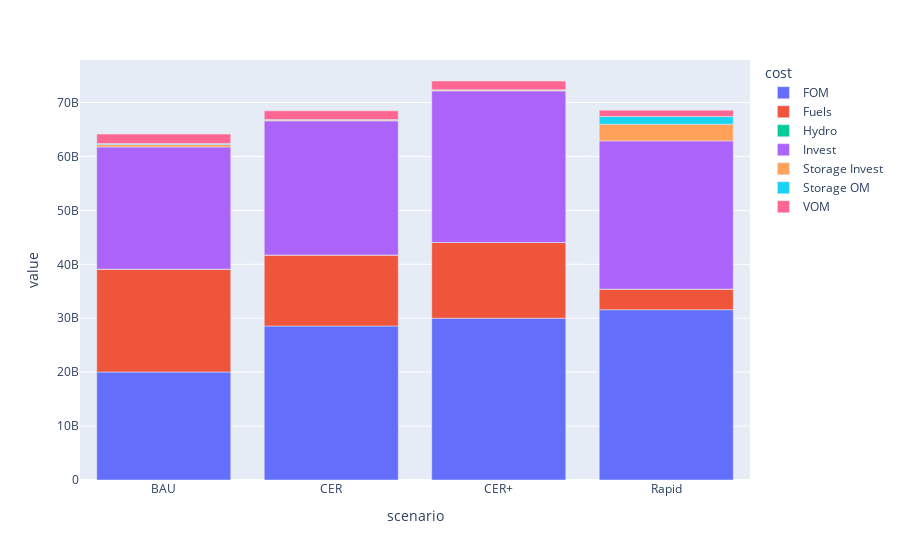

Source (notebook cell):
### Code cell
cost_dfs = []
for scenario in result_df.Scenario.unique():
    path = result_df.query(f"iteration==1 and Scenario=='{scenario}'")["ESM path"].values[0]
    cost_df = copper_total_cost_df(path)
    cost_df["scenario"] = scenario
    cost_dfs.append(cost_df)

scen_cost_df = pd.concat(cost_dfs)
scen_cost_agg = scen_cost_df.groupby(["scenario","cost"])["value"].sum().reset_index().pivot(columns="scenario", index="cost", values="value")
fig = px.bar(scen_cost_agg.T, template="plotly")
# scen_cost_agg.loc["total",:] = scen_cost_agg.sum()
fig

### Figure 1 — Plotly figure (JSON) as saved in the notebook; plotly's stock layout.template omitted (floating-point values rounded to 4 significant figures)
{"data": [{"alignmentgroup": "True", "hovertemplate": "cost=FOM<br>scenario=%{x}<br>value=%{y}<extra></extra>", "legendgroup": "FOM", "marker": {"color": "#636efa", "pattern": {"shape": ""}}, "name": "FOM", "offsetgroup": "FOM", "orientation": "v", "showlegend": true, "textposition": "auto", "type": "bar", "x": ["BAU", "CER", "CER+", "Rapid"], "xaxis": "x", "y": [20040000000.0, 28570000000.0, 30010000000.0, 31580000000.0], "yaxis": "y"}, {"alignmentgroup": "True", "hovertemplate": "cost=Fuels<br>scenario=%{x}<br>value=%{y}<extra></extra>", "legendgroup": "Fuels", "marker": {"color": "#EF553B", "pattern": {"shape": ""}}, "name": "Fuels", "offsetgroup": "Fuels", "orientation": "v", "showlegend": true, "textposition": "auto", "type": "bar", "x": ["BAU", "CER", "CER+", "Rapid"], "xaxis": "x", "y": [19070000000.0, 13160000000.0, 14050000000.0, 3823000000.0], "yaxis": "y"}, {"alignmentgroup": "True", "hovertemplate": "cost=Hydro<br>scenario=%{x}<br>value=%{y}<extra></extra>", "legendgroup": "Hydro", "marker": {"color": "#00cc96", "pattern": {"shape": ""}}, "name": "Hydro", "offsetgroup": "Hydro", "orientation": "v", "showlegend": true, "textposition": "auto", "type": "bar", "x": ["BAU", "CER", "CER+", "Rapid"], "xaxis": "x", "y": [0, 0, 0, 0], "yaxis": "y"}, {"alignmentgroup": "True", "hovertemplate": "cost=Invest<br>scenario=%{x}<br>value=%{y}<extra></extra>", "legendgroup": "Invest", "marker": {"color": "#ab63fa", "pattern": {"shape": ""}}, "name": "Invest", "offsetgroup": "Invest", "orientation": "v", "showlegend": true, "textposition": "auto", "type": "bar", "x": ["BAU", "CER", "CER+", "Rapid"], "xaxis": "x", "y": [22650000000.0, 24880000000.0, 28100000000.0, 27480000000.0], "yaxis": "y"}, {"alignmentgroup": "True", "hovertemplate": "cost=Storage Invest<br>scenario=%{x}<br>value=%{y}<extra></extra>", "legendgroup": "Storage Invest", "marker": {"color": "#FFA15A", "pattern": {"shape": ""}}, "name": "Storage Invest", "offsetgroup": "Storage Invest", "orientation": "v", "showlegend": true, "textposition": "auto", "type": "bar", "x": ["BAU", "CER", "CER+", "Rapid"], "xaxis": "x", "y": [443100000.0, 171400000.0, 156500000.0, 3090000000.0], "yaxis": "y"}, {"alignmentgroup": "True", "hovertemplate": "cost=Storage OM<br>scenario=%{x}<br>value=%{y}<extra></extra>", "legendgroup": "Storage OM", "marker": {"color": "#19d3f3", "pattern": {"shape": ""}}, "name": "Storage OM", "offsetgroup": "Storage OM", "orientation": "v", "showlegend": true, "textposition": "auto", "type": "bar", "x": ["BAU", "CER", "CER+", "Rapid"], "xaxis": "x", "y": [199300000.0, 56450000.0, 50620000.0, 1425000000.0], "yaxis": "y"}, {"alignmentgroup": "True", "hovertemplate": "cost=VOM<br>scenario=%{x}<br>value=%{y}<extra></extra>", "legendgroup": "VOM", "marker": {"color": "#FF6692", "pattern": {"shape": ""}}, "name": "VOM", "offsetgroup": "VOM", "orientation": "v", "showlegend": true, "textposition": "auto", "type": "bar", "x": ["BAU", "CER", "CER+", "Rapid"], "xaxis": "x", "y": [1747000000.0, 1627000000.0, 1632000000.0, 1176000000.0], "yaxis": "y"}], "layout": {"barmode": "relative", "legend": {"title": {"text": "cost"}, "tracegroupgap": 0}, "margin": {"t": 60}, "xaxis": {"anchor": "y", "domain": [0, 1], "title": {"text": "scenario"}}, "yaxis": {"anchor": "x", "domain": [0, 1], "title": {"text": "value"}}}}
